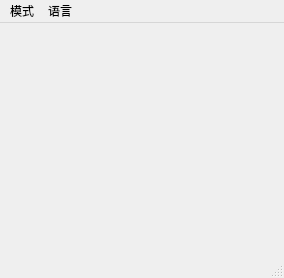
<?xml version="1.0" encoding="UTF-8"?>
<ui version="4.0">
 <class>MainWindow</class>
 <widget class="QMainWindow" name="MainWindow">
  <property name="geometry">
   <rect>
    <x>0</x>
    <y>0</y>
    <width>284</width>
    <height>278</height>
   </rect>
  </property>
  <property name="windowTitle">
   <string>MainWindow</string>
  </property>
  <widget class="QWidget" name="centralwidget">
   <layout class="QVBoxLayout" name="verticalLayout">
    <item>
     <widget class="QStackedWidget" name="stackedWidget"/>
    </item>
   </layout>
  </widget>
  <widget class="QMenuBar" name="menubar">
   <property name="geometry">
    <rect>
     <x>0</x>
     <y>0</y>
     <width>284</width>
     <height>25</height>
    </rect>
   </property>
   <widget class="QMenu" name="menu">
    <property name="title">
     <string>模式</string>
    </property>
    <addaction name="normal"/>
    <addaction name="science"/>
    <addaction name="programmer"/>
    <addaction name="date"/>
    <addaction name="currency"/>
    <addaction name="capacity"/>
   </widget>
   <widget class="QMenu" name="menu_2">
    <property name="title">
     <string>语言</string>
    </property>
    <addaction name="Chinexe"/>
    <addaction name="English"/>
   </widget>
   <addaction name="menu"/>
   <addaction name="menu_2"/>
  </widget>
  <widget class="QStatusBar" name="statusbar"/>
  <action name="normal">
   <property name="text">
    <string>标准型</string>
   </property>
   <property name="menuRole">
    <enum>QAction::MenuRole::NoRole</enum>
   </property>
  </action>
  <action name="science">
   <property name="text">
    <string>科学型</string>
   </property>
   <property name="menuRole">
    <enum>QAction::MenuRole::NoRole</enum>
   </property>
  </action>
  <action name="programmer">
   <property name="text">
    <string>程序员模式</string>
   </property>
   <property name="menuRole">
    <enum>QAction::MenuRole::NoRole</enum>
   </property>
  </action>
  <action name="date">
   <property name="text">
    <string>日期计算模式</string>
   </property>
   <property name="menuRole">
    <enum>QAction::MenuRole::NoRole</enum>
   </property>
  </action>
  <action name="currency">
   <property name="text">
    <string>货币换算</string>
   </property>
   <property name="menuRole">
    <enum>QAction::MenuRole::NoRole</enum>
   </property>
  </action>
  <action name="capacity">
   <property name="text">
    <string>容量换算</string>
   </property>
   <property name="menuRole">
    <enum>QAction::MenuRole::NoRole</enum>
   </property>
  </action>
  <action name="Chinexe">
   <property name="text">
    <string>中文</string>
   </property>
   <property name="menuRole">
    <enum>QAction::MenuRole::NoRole</enum>
   </property>
  </action>
  <action name="English">
   <property name="text">
    <string>英文</string>
   </property>
   <property name="menuRole">
    <enum>QAction::MenuRole::NoRole</enum>
   </property>
  </action>
 </widget>
 <resources/>
 <connections/>
</ui>
